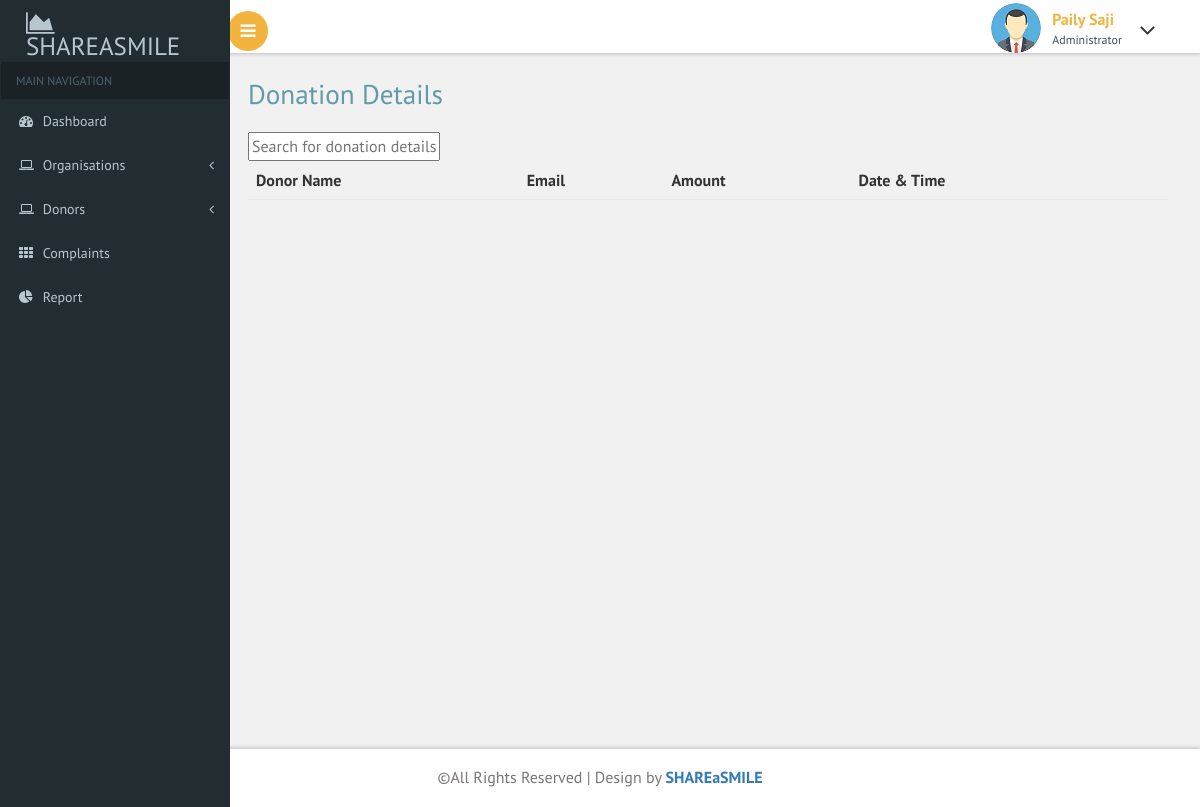
Page /admin/donationdetails.php on the earlier database version.
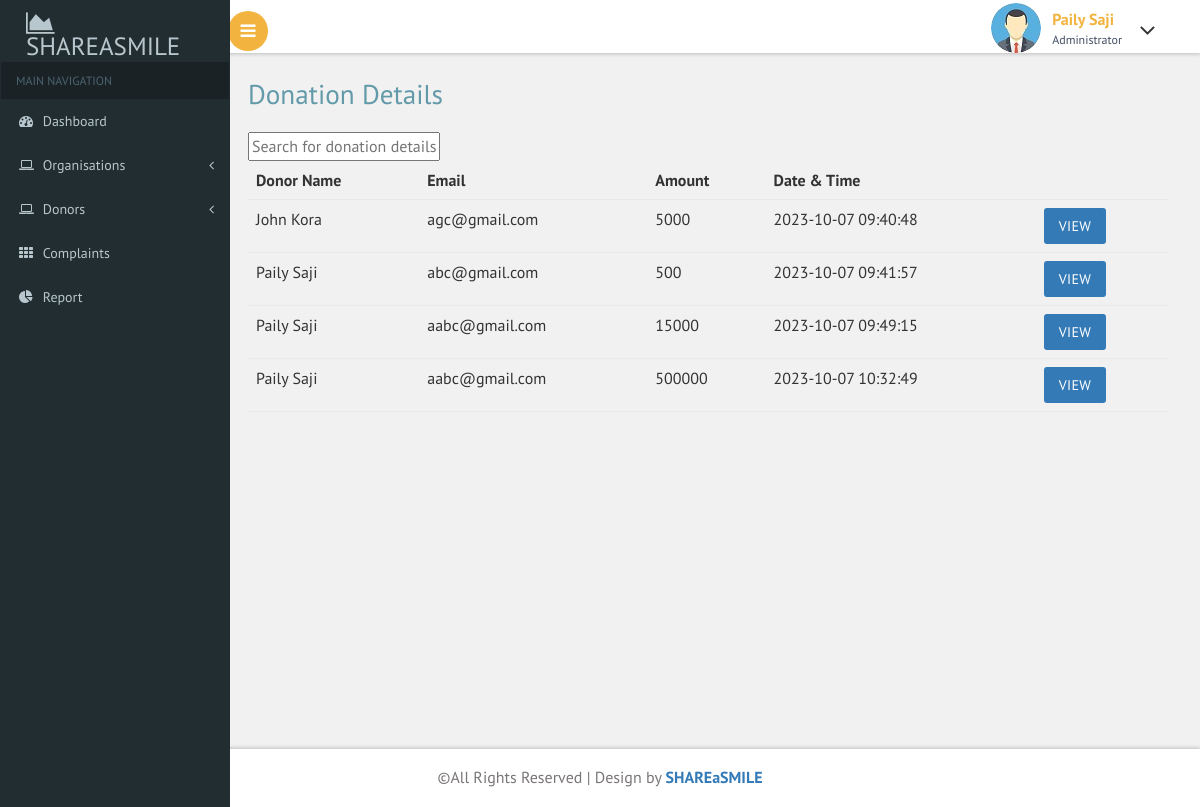
Same page on the later database version.
### tables this page shows
CREATE TABLE `payment` (
  `payment_id` int(11) NOT NULL,
  `full_name` varchar(100) NOT NULL,
  `email` varchar(100) NOT NULL,
  `phone_number` varchar(15) NOT NULL,
  `city` varchar(100) NOT NULL,
  `address` varchar(500) NOT NULL,
  `amount` varchar(20) NOT NULL,
  `payment_status` int(11) NOT NULL,
  `donor_email` varchar(50) NOT NULL,
  `organization_email` varchar(500) NOT NULL,
  `donation_id` int(11) NOT NULL,
  `time_stamp` timestamp NOT NULL DEFAULT current_timestamp()
);

### admin/donationdetails.php (the view, shortened to what this page needs)
<?php
include("header.php");
?>
<div id="page-wrapper">
    <div class="main-page">
        <h2 class="title1">Donation Details</h2>
        <input type="text" id="searchInput" placeholder="Search for donation details">
        <table class="table table-hover">
            <thead>
                <th>Donor Name</th>
                <th>Email</th>
                <th>Amount</th>
                <th>Date & Time</th>
                <th></th>
            </thead>
            <tbody>
                <?php
                require("connect.php");
                $sql = "SELECT * FROM payment";
                $res = mysqli_query($conn, $sql);
                if (mysqli_num_rows($res) > 0) {
                    while ($row = mysqli_fetch_assoc($res)) {
                ?>
                        <tr class="donation-row">
                            <td><?php echo $row['full_name'] ?></td>
                            <td><?php echo $row['email'] ?></td>
                            <td><?php echo $row['amount'] ?></td>
                            <td><?php echo $row['time_stamp'] ?></td>
                            <td><a class="btn btn-primary"
                                href="fulldetails.php?id=<?php echo $row['payment_id'] ?>&donation_id=<?php echo $row['donation_id']; ?>">View</a>
                            </td>
                        </tr>
                        <?php
                    }
                }
                ?>
            </tbody>
        </table>
    </div>
</div>
<?php
include("footer.php");
?>

Differences in the rows shown:
added payment: full_name "John Kora", email "agc@gmail.com", amount "5000", time_stamp "2023-10-07 09:40:48"
added payment: full_name "Paily Saji", email "abc@gmail.com", amount "500", time_stamp "2023-10-07 09:41:57"
added payment: full_name "Paily Saji", email "aabc@gmail.com", amount "15000", time_stamp "2023-10-07 09:49:15"
added payment: full_name "Paily Saji", email "aabc@gmail.com", amount "500000", time_stamp "2023-10-07 10:32:49"
